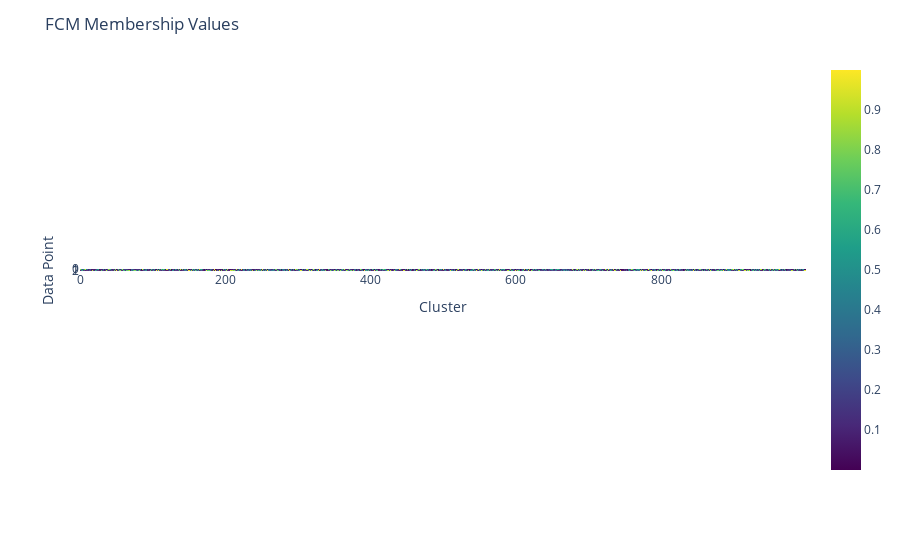

Notebook source saved alongside this figure:
### Code cell
# Create a heatmap of the membership values for each data point and cluster
fig = px.imshow(u, color_continuous_scale='viridis')

# Add a title and axis labels
fig.update_layout(title='FCM Membership Values',
                  xaxis_title='Cluster',
                  yaxis_title='Data Point')

# Show the plot
fig.show()

### Figure 1 — Plotly figure (JSON) as saved in the notebook; plotly's stock layout.template omitted (floating-point values rounded to 4 significant figures; data arrays with more than 128 entries replaced by an {"elided": "..."} marker saying what was removed)
{"data": [{"coloraxis": "coloraxis", "hovertemplate": "x: %{x}<br>y: %{y}<br>color: %{z}<extra></extra>", "type": "heatmap", "z": {"elided": "3x1000 float values"}}], "layout": {"coloraxis": {"colorscale": [[0, "#440154"], [0.1111, "#482878"], [0.2222, "#3e4989"], [0.3333, "#31688e"], [0.4444, "#26828e"], [0.5556, "#1f9e89"], [0.6667, "#35b779"], [0.7778, "#6ece58"], [0.8889, "#b5de2b"], [1, "#fde725"]]}, "margin": {"t": 60}, "title": {"text": "FCM Membership Values"}, "xaxis": {"constrain": "domain", "scaleanchor": "y", "title": {"text": "Cluster"}}, "yaxis": {"autorange": "reversed", "constrain": "domain", "title": {"text": "Data Point"}}}}
